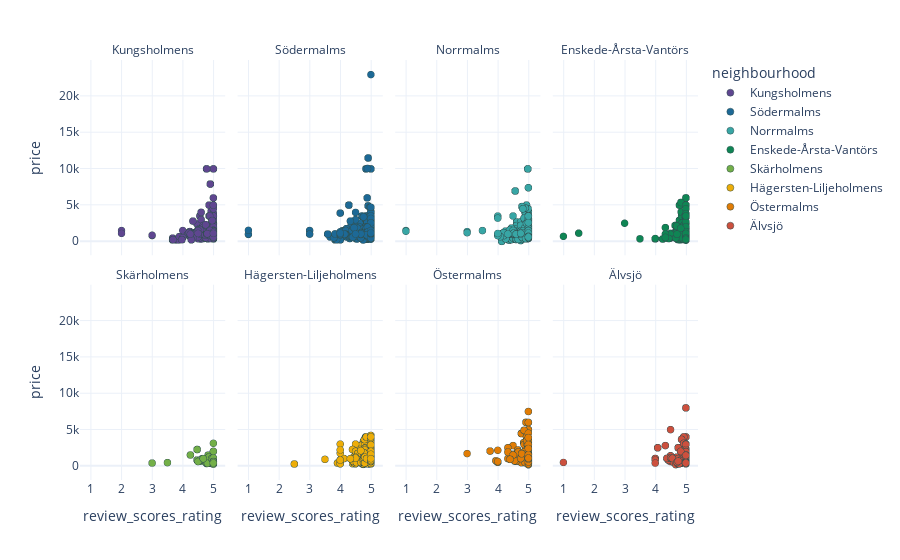

Here is the notebook cell this chart was saved with:
### Code cell
fig = px.scatter(city_parts, y='price', x='review_scores_rating',
           facet_col='neighbourhood', facet_col_wrap=4,
           color='neighbourhood', color_discrete_sequence=PALETTE)
fig.for_each_annotation(lambda a: a.update(text=a.text.split("=")[-1]))
fig.update_traces(marker=dict(size=7,
                              line=dict(width=0.5,
                                        color='DarkSlateGrey')),
                  selector=dict(mode='markers'))
fig.update_yaxes(tick0=10000, dtick=5000)
fig

### Figure 1 — Plotly figure (JSON) as saved in the notebook; plotly's stock layout.template omitted (floating-point values rounded to 4 significant figures; data arrays with more than 128 entries replaced by an {"elided": "..."} marker saying what was removed)
{"data": [{"hovertemplate": "neighbourhood=Kungsholmens<br>review_scores_rating=%{x}<br>price=%{y}<extra></extra>", "legendgroup": "Kungsholmens", "marker": {"color": "rgb(95, 70, 144)", "line": {"color": "DarkSlateGrey", "width": 0.5}, "size": 7, "symbol": "circle"}, "mode": "markers", "name": "Kungsholmens", "showlegend": true, "type": "scattergl", "x": {"elided": "11047 float values"}, "xaxis": "x5", "y": {"elided": "11047 int values"}, "yaxis": "y5"}, {"hovertemplate": "neighbourhood=Södermalms<br>review_scores_rating=%{x}<br>price=%{y}<extra></extra>", "legendgroup": "Södermalms", "marker": {"color": "rgb(29, 105, 150)", "line": {"color": "DarkSlateGrey", "width": 0.5}, "size": 7, "symbol": "circle"}, "mode": "markers", "name": "Södermalms", "showlegend": true, "type": "scattergl", "x": {"elided": "42288 float values"}, "xaxis": "x6", "y": {"elided": "42288 int values"}, "yaxis": "y6"}, {"hovertemplate": "neighbourhood=Norrmalms<br>review_scores_rating=%{x}<br>price=%{y}<extra></extra>", "legendgroup": "Norrmalms", "marker": {"color": "rgb(56, 166, 165)", "line": {"color": "DarkSlateGrey", "width": 0.5}, "size": 7, "symbol": "circle"}, "mode": "markers", "name": "Norrmalms", "showlegend": true, "type": "scattergl", "x": {"elided": "9691 float values"}, "xaxis": "x7", "y": {"elided": "9691 int values"}, "yaxis": "y7"}, {"hovertemplate": "neighbourhood=Enskede-Årsta-Vantörs<br>review_scores_rating=%{x}<br>price=%{y}<extra></extra>", "legendgroup": "Enskede-Årsta-Vantörs", "marker": {"color": "rgb(15, 133, 84)", "line": {"color": "DarkSlateGrey", "width": 0.5}, "size": 7, "symbol": "circle"}, "mode": "markers", "name": "Enskede-Årsta-Vantörs", "showlegend": true, "type": "scattergl", "x": {"elided": "5613 float values"}, "xaxis": "x8", "y": {"elided": "5613 int values"}, "yaxis": "y8"}, {"hovertemplate": "neighbourhood=Skärholmens<br>review_scores_rating=%{x}<br>price=%{y}<extra></extra>", "legendgroup": "Skärholmens", "marker": {"color": "rgb(115, 175, 72)", "line": {"color": "DarkSlateGrey", "width": 0.5}, "size": 7, "symbol": "circle"}, "mode": "markers", "name": "Skärholmens", "showlegend": true, "type": "scattergl", "x": {"elided": "1330 float values"}, "xaxis": "x", "y": {"elided": "1330 int values"}, "yaxis": "y"}, {"hovertemplate": "neighbourhood=Hägersten-Liljeholmens<br>review_scores_rating=%{x}<br>price=%{y}<extra></extra>", "legendgroup": "Hägersten-Liljeholmens", "marker": {"color": "rgb(237, 173, 8)", "line": {"color": "DarkSlateGrey", "width": 0.5}, "size": 7, "symbol": "circle"}, "mode": "markers", "name": "Hägersten-Liljeholmens", "showlegend": true, "type": "scattergl", "x": {"elided": "5052 float values"}, "xaxis": "x2", "y": {"elided": "5052 int values"}, "yaxis": "y2"}, {"hovertemplate": "neighbourhood=Östermalms<br>review_scores_rating=%{x}<br>price=%{y}<extra></extra>", "legendgroup": "Östermalms", "marker": {"color": "rgb(225, 124, 5)", "line": {"color": "DarkSlateGrey", "width": 0.5}, "size": 7, "symbol": "circle"}, "mode": "markers", "name": "Östermalms", "showlegend": true, "type": "scattergl", "x": {"elided": "5935 float values"}, "xaxis": "x3", "y": {"elided": "5935 int values"}, "yaxis": "y3"}, {"hovertemplate": "neighbourhood=Älvsjö<br>review_scores_rating=%{x}<br>price=%{y}<extra></extra>", "legendgroup": "Älvsjö", "marker": {"color": "rgb(204, 80, 62)", "line": {"color": "DarkSlateGrey", "width": 0.5}, "size": 7, "symbol": "circle"}, "mode": "markers", "name": "Älvsjö", "showlegend": true, "type": "scattergl", "x": {"elided": "2082 float values"}, "xaxis": "x4", "y": {"elided": "2082 int values"}, "yaxis": "y4"}], "layout": {"annotations": [{"font": {}, "showarrow": false, "text": "Skärholmens", "x": 0.1175, "xanchor": "center", "xref": "paper", "y": 0.465, "yanchor": "bottom", "yref": "paper"}, {"font": {}, "showarrow": false, "text": "Hägersten-Liljeholmens", "x": 0.3725, "xanchor": "center", "xref": "paper", "y": 0.465, "yanchor": "bottom", "yref": "paper"}, {"font": {}, "showarrow": false, "text": "Östermalms", "x": 0.6275, "xanchor": "center", "xref": "paper", "y": 0.465, "yanchor": "bottom", "yref": "paper"}, {"font": {}, "showarrow": false, "text": "Älvsjö", "x": 0.8825, "xanchor": "center", "xref": "paper", "y": 0.465, "yanchor": "bottom", "yref": "paper"}, {"font": {}, "showarrow": false, "text": "Kungsholmens", "x": 0.1175, "xanchor": "center", "xref": "paper", "y": 1.0, "yanchor": "bottom", "yref": "paper"}, {"font": {}, "showarrow": false, "text": "Södermalms", "x": 0.3725, "xanchor": "center", "xref": "paper", "y": 1.0, "yanchor": "bottom", "yref": "paper"}, {"font": {}, "showarrow": false, "text": "Norrmalms", "x": 0.6275, "xanchor": "center", "xref": "paper", "y": 1.0, "yanchor": "bottom", "yref": "paper"}, {"font": {}, "showarrow": false, "text": "Enskede-Årsta-Vantörs", "x": 0.8825, "xanchor": "center", "xref": "paper", "y": 1.0, "yanchor": "bottom", "yref": "paper"}], "legend": {"title": {"text": "neighbourhood"}, "tracegroupgap": 0}, "margin": {"t": 60}, "xaxis": {"anchor": "y", "domain": [0, 0.235], "title": {"text": "review_scores_rating"}}, "xaxis2": {"anchor": "y2", "domain": [0.255, 0.49], "matches": "x", "title": {"text": "review_scores_rating"}}, "xaxis3": {"anchor": "y3", "domain": [0.51, 0.745], "matches": "x", "title": {"text": "review_scores_rating"}}, "xaxis4": {"anchor": "y4", "domain": [0.765, 1.0], "matches": "x", "title": {"text": "review_scores_rating"}}, "xaxis5": {"anchor": "y5", "domain": [0, 0.235], "matches": "x", "showticklabels": false}, "xaxis6": {"anchor": "y6", "domain": [0.255, 0.49], "matches": "x", "showticklabels": false}, "xaxis7": {"anchor": "y7", "domain": [0.51, 0.745], "matches": "x", "showticklabels": false}, "xaxis8": {"anchor": "y8", "domain": [0.765, 1.0], "matches": "x", "showticklabels": false}, "yaxis": {"anchor": "x", "domain": [0, 0.465], "dtick": 5000, "tick0": 10000, "title": {"text": "price"}}, "yaxis2": {"anchor": "x2", "domain": [0, 0.465], "dtick": 5000, "matches": "y", "showticklabels": false, "tick0": 10000}, "yaxis3": {"anchor": "x3", "domain": [0, 0.465], "dtick": 5000, "matches": "y", "showticklabels": false, "tick0": 10000}, "yaxis4": {"anchor": "x4", "domain": [0, 0.465], "dtick": 5000, "matches": "y", "showticklabels": false, "tick0": 10000}, "yaxis5": {"anchor": "x5", "domain": [0.535, 1.0], "dtick": 5000, "matches": "y", "tick0": 10000, "title": {"text": "price"}}, "yaxis6": {"anchor": "x6", "domain": [0.535, 1.0], "dtick": 5000, "matches": "y", "showticklabels": false, "tick0": 10000}, "yaxis7": {"anchor": "x7", "domain": [0.535, 1.0], "dtick": 5000, "matches": "y", "showticklabels": false, "tick0": 10000}, "yaxis8": {"anchor": "x8", "domain": [0.535, 1.0], "dtick": 5000, "matches": "y", "showticklabels": false, "tick0": 10000}}}
